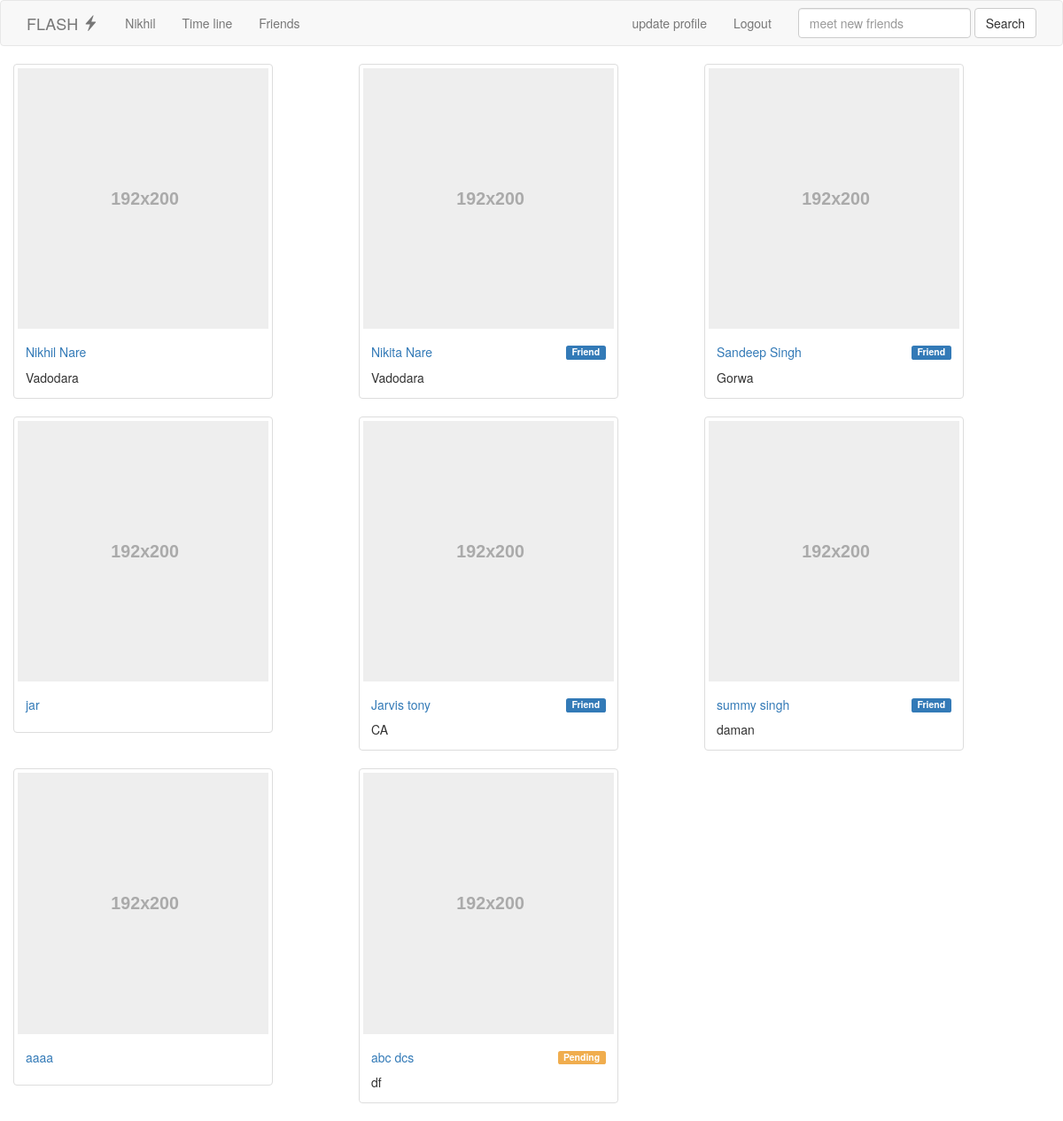
/Flash/account/search.php (signed in), run on the app's committed database.
### tables this page shows
CREATE TABLE `users` (
  `id` int(11) NOT NULL,
  `first_name` varchar(255) DEFAULT NULL,
  `last_name` varchar(255) DEFAULT NULL,
  `password` varchar(255) NOT NULL,
  `email` varchar(255) NOT NULL,
  `location` varchar(255) DEFAULT NULL,
  `created` timestamp NOT NULL DEFAULT CURRENT_TIMESTAMP,
  `username` varchar(255) NOT NULL
);

### Flash/control/auth.php (called while the page is built, shortened)
<?php
if (isset($_SESSION["auth"])) {
	$id= $_SESSION["auth"]["id"];
	$user = $db->query("SELECT * FROM users WHERE id=$id")->fetch();
}

### Flash/control/includes.php (called while the page is built, shortened)
<?php include "db.php" ?>
<?php include "auth.php" ?>
<?php include "functions.php" ?>

### Flash/control/functions.php (called while the page is built, shortened)
<?php
function is_friends($db,$req_rec_id, $req_sen_id){
  $select = $db->query("SELECT * FROM friends_control WHERE
    req_rec_id=$req_rec_id AND req_sen_id=$req_sen_id
    OR
    req_rec_id=$req_sen_id AND req_sen_id=$req_rec_id
    ");
   if($select->rowCount() >= 1 ) {
      $select = $select->fetch();
      if($select["status"]){
        return 1;
      }else {
        return $select;
      }
   }else {
       return 0;
   }
}

### Flash/account/search.php (the view, shortened to what this page needs)
<?php include "../control/includes.php" ?>
<?php
  if(isset($_GET["q"]) && !empty($_GET["q"])){
      $search_data_ent = trim(addslashes($_GET['q']));
      $search_data_ent = preg_split("/[\s]+/",$search_data_ent);
      foreach ($search_data_ent as $search_data) {
        $search_data = $db->quote($search_data);
        $users = $db->query("SELECT * FROM users WHERE username=$search_data OR first_name=$search_data OR last_name=$search_data ORDER BY first_name ASC");
      }
  }else {
    $users = $db->query("SELECT * FROM users");
  }
 ?>
 <?php include "../partials/header_account.php" ?>
 <div class="row">
 <?php foreach ($users as $key => $user): ?>
  <div class="thumbnail col-sm-3">
     <img style="width:100%;" alt="<?php echo $user['username'] ?>">
<div class="caption">
  <h5><a href="profile.php?username=<?php echo $user['username'] ?>"><?php
   if(!empty($user["first_name"]))
     {
       echo $user['first_name']." ".$user['last_name']; ;
     } else {
       echo $user['username'];
    }
  ?></a>
  <?php if (is_friends($db,$user["id"],$_SESSION["auth"]["id"]) === 1){ ?>
    <span class="label label-primary pull-right">Friend</span>
  <?php } elseif (is_friends($db,$user["id"],$_SESSION["auth"]["id"]) != 1 && is_friends($db,$user["id"],$_SESSION["auth"]["id"]) != 0 ) { ?>
    <span class="label label-warning pull-right">Pending</span>
  <?php } ?>
</h5>
  <?php echo $user["location"] ?>
</div>
 </div>
 <div class="col-sm-1"></div>
 <?php endforeach; ?>
 </div>
<?php include "../partials/footer.php" ?>

### data on the page
users: first_name "Nikhil", last_name "Nare", location "Vadodara"
users: first_name "Nikita", last_name "Nare", shows "Friend", location "Vadodara"
users: first_name "Sandeep", last_name "Singh", shows "Friend", location "Gorwa"
users: username "jar"
users: first_name "Jarvis", last_name "tony", shows "Friend", location "CA"
users: first_name "summy", last_name "singh", shows "Friend", location "daman"
users: username "aaaa"
users: first_name "abc", last_name "dcs", shows "Pending", location "df"

### other printed values
$_SESSION["auth"]["username"] "Nikhil"
